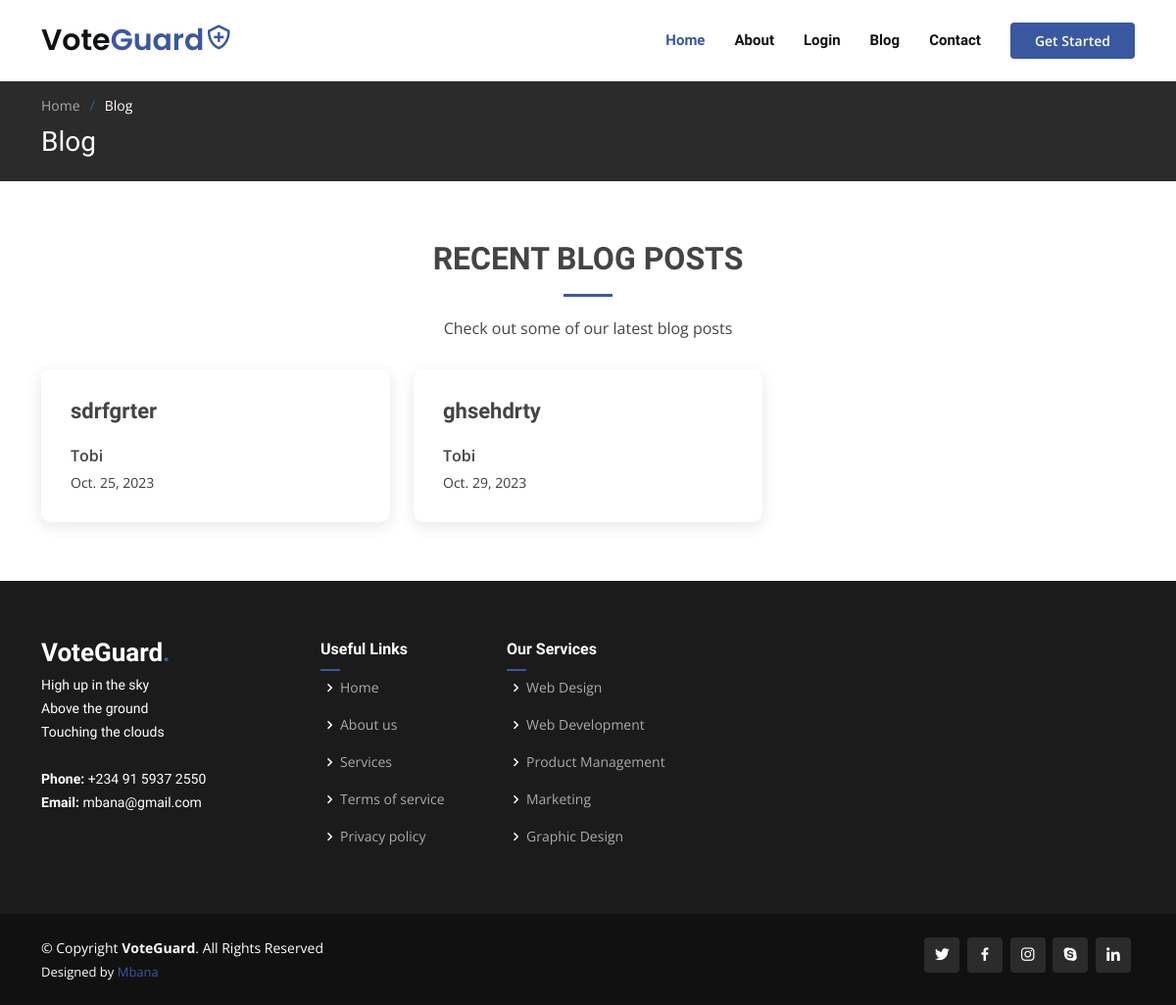
Page /blog on the committed database.
### core/models.py (models this page shows, shortened)
class BlogPost(models.Model):
    title = models.CharField(max_length=300)
    author = models.ForeignKey(User, on_delete=models.SET_NULL, null=True)
    slug = AutoSlugField(populate_from="title", editable=False, primary_key=True)
    date_published = models.DateField(auto_now_add=True)
    body = models.TextField()
    is_published = models.BooleanField(default=False)

### core/views.py (the view)
# urls.py: path('blog', views.blog, name="blog"),
def blog(request):
    posts = BlogPost.objects.filter(is_published=True)
    context = {
        'posts' : posts,
        'title' : "Blog"
    }
    return render(request, 'blog.html', context)

### templates/blog.html (shortened to what this page needs)
{% extends "base.html" %}
{% block content %}
  <main id="main">
    <section class="breadcrumbs">
      <div class="container">
        <ol>
          <li><a href="index.html">Home</a></li>
          <li>Blog</li>
        </ol>
        <h2>Blog</h2>
      </div>
    </section>
    <section class="inner-page recent-posts">
      <div class="container" data-aos="fade-up">
        <div class="section-title">
            <h2>Recent Blog Posts</h2>
            <p>Check out some of our latest blog posts</p>
          </div>
          <div class="row gy-4">
            {% for post in posts %}
            <div class="col-xl-4 col-md-6">
              <article>
                <h2 class="title">
                  <a href="{% url 'blog-detail' post.slug %}">{{post.title}}</a>
                </h2>
                <div class="d-flex align-items-center">
                  <div class="post-meta">
                    <p class="post-author">{{post.author}}</p>
                    <p class="post-date">
                      <time datetime="2022-01-01">{{post.date_published}}</time>
                    </p>
                  </div>
                </div>
              </article>
            </div>
            {% endfor %}
        </div>
      </div>
    </section>
  </main>
  {% endblock content %}

### static/assets/css/style.css (style rules this page uses)
body { font-family: "Open Sans", sans-serif; color: #444444; }
a { color: #3A58A0; text-decoration: none; }
h1, h2, h3, h4, h5, h6 { font-family: "Raleway", sans-serif; }
section { padding: 60px 0; overflow: hidden; position: relative; }
.section-title { text-align: center; padding-bottom: 30px; position: relative; }
.section-title h2 { font-size: 32px; font-weight: bold; text-transform: uppercase; margin-bottom: 20px; padding-bottom: 20px; position: relative; }
.section-title h2::after { content: ""; position: absolute; display: block; width: 50px; height: 3px; background: #3A58A0; bottom: 0; left: calc(50% - 25px); }
.section-title p { margin-bottom: 0; }
.breadcrumbs { padding: 15px 0; background: #2b2b2b; min-height: 40px; margin-top: 82px; color: #fff; }
.breadcrumbs h2 { font-size: 28px; font-weight: 500; }
.breadcrumbs ol { display: flex; flex-wrap: wrap; list-style: none; padding: 0 0 10px 0; margin: 0; font-size: 14px; }
.breadcrumbs ol a { color: #aaaaaa; }
.breadcrumbs ol li+li { padding-left: 10px; }
.breadcrumbs ol li+li::before { display: inline-block; padding-right: 10px; color: #3A58A0; content: "/"; }
.recent-posts article { box-shadow: 0 4px 16px rgba(0, 0, 0, 0.1); background-color: #fff; padding: 30px; height: 100%; border-radius: 10px; overflow: hidden; }
.recent-posts .title { font-size: 22px; font-weight: 700; padding: 0; margin: 0 0 20px 0; }
.recent-posts .title a { color: var(--color-default); transition: 0.3s; }
.recent-posts .post-author { font-weight: 600; margin-bottom: 5px; }
.recent-posts .post-date { font-size: 14px; color: #3c3c3c; margin-bottom: 0; }

### rows in the picture
BlogPost: title "sdrfgrter", author "Tobi", date_published "Oct. 25, 2023"
BlogPost: title "ghsehdrty", author "Tobi", date_published "Oct. 29, 2023"
